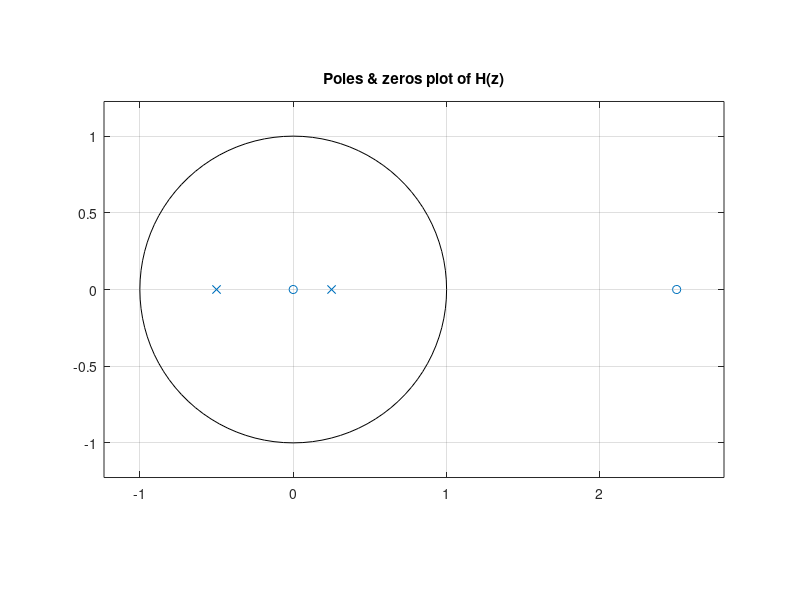

Recreate this plot in MATLAB.
clc;
clear all;
close all;
%%3a%%
%H(z)=(-1+(5/2)z^-1)/(1+(1/4)z^-1-(1/8)z^-2),|z|>1/2
num=[-1,5/2];
den=[1,1/4,-1/8];
[R,p,k]=residuez(num,den);
%R is numerator of respective partial fractions coeffs
%p is the poles of the system
zplane(num,den);
title("Poles & zeros plot of H(z)");
%The system is stable since both the poles are within the unit circle
